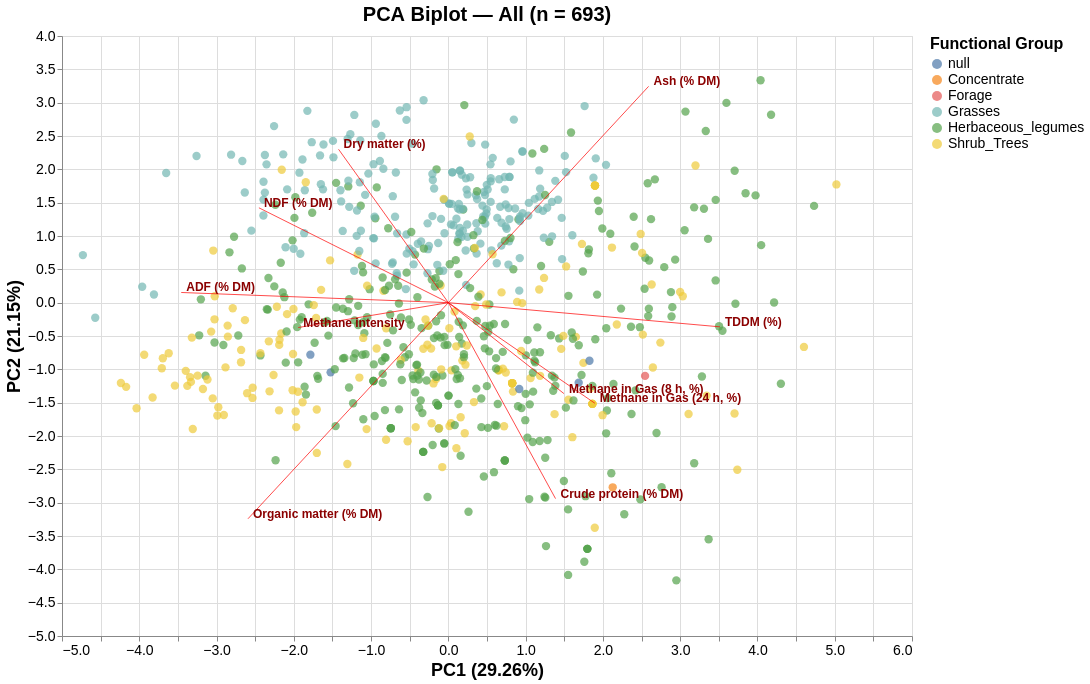

Notebook code for this chart:
### Code cell
# ============================================================
# Display widget
# ============================================================

display(
    widgets.VBox([
        pca_functional_widget,
        pca_output
    ])
)

### Figure 1 — Vega-Lite specification as saved in the notebook (floating-point values rounded to 4 significant figures; data arrays with more than 128 entries replaced by an {"elided": "..."} marker saying what was removed)
{"config": {"view": {"continuousWidth": 300, "continuousHeight": 300}, "axis": {"labelFontSize": 14, "titleFontSize": 18}, "legend": {"labelFontSize": 14, "titleFontSize": 16}, "title": {"fontSize": 20}}, "layer": [{"data": {"name": "data-5d9ed51132e62710b5174a2347282285"}, "mark": {"type": "circle", "size": 70}, "encoding": {"color": {"field": "functional_group", "legend": {"title": "Functional Group"}, "type": "nominal"}, "tooltip": [{"field": "id", "title": "Accession identifier", "type": "nominal"}, {"field": "id_lab", "title": "Laboratory sample identifier", "type": "nominal"}, {"field": "tax_name", "title": "Taxonomic name", "type": "nominal"}, {"field": "functional_group", "title": "Functional group", "type": "nominal"}, {"field": "subset", "title": "Experimental subset", "type": "quantitative"}, {"field": "n_replicates_nutrition", "title": "No. replicates (Nutrition)", "type": "quantitative"}, {"field": "dm_percentage", "title": "Dry matter (%)", "type": "quantitative"}, {"field": "ash_dm", "title": "Ash (% DM)", "type": "quantitative"}, {"field": "om_percentage", "title": "Organic matter (% DM)", "type": "quantitative"}, {"field": "pc_percentage_dm", "title": "Crude protein (% DM)", "type": "quantitative"}, {"field": "adf_percentage_dm", "title": "ADF (% DM)", "type": "quantitative"}, {"field": "ndf_percentage_dm", "title": "NDF (% DM)", "type": "quantitative"}, {"field": "n_replicates_gas", "title": "No. replicates (Gas)", "type": "quantitative"}, {"field": "ch4_percentage_in_gas_8h", "title": "Methane in Gas (8 h, %)", "type": "quantitative"}, {"field": "ch4_percentage_in_gas_24h", "title": "Methane in Gas (24 h, %)", "type": "quantitative"}, {"field": "methane_intensity", "title": "Methane intensity", "type": "quantitative"}, {"field": "tddm", "title": "TDDM (%)", "type": "quantitative"}, {"field": "ch4_category", "title": "Methane category", "type": "nominal"}, {"field": "tddm_category", "title": "TDDM category", "type": "nominal"}, {"field": "lmf_category", "title": "LMF category", "type": "nominal"}, {"field": "lmf_category_rank", "title": "Position on LMF category", "type": "quantitative"}, {"field": "quartile", "title": "LMF quartile", "type": "nominal"}, {"field": "quartile_rank", "title": "LMF ranking", "type": "quantitative"}, {"field": "PC1", "format": ".3f", "title": "PC1", "type": "quantitative"}, {"field": "PC2", "format": ".3f", "title": "PC2", "type": "quantitative"}], "x": {"field": "PC1", "title": "PC1 (29.26%)", "type": "quantitative"}, "y": {"field": "PC2", "title": "PC2 (21.15%)", "type": "quantitative"}}, "name": "view_14"}, {"data": {"name": "data-9195d6792c95f9a4a6efbb96e5244e24"}, "mark": {"type": "rule", "color": "red", "opacity": 0.7}, "encoding": {"x": {"field": "x", "type": "quantitative"}, "x2": {"field": "x2"}, "y": {"field": "y", "type": "quantitative"}, "y2": {"field": "y2"}}}, {"data": {"name": "data-9195d6792c95f9a4a6efbb96e5244e24"}, "mark": {"type": "text", "align": "left", "color": "darkred", "dx": 5, "dy": -5, "fontSize": 12, "fontWeight": "bold"}, "encoding": {"text": {"field": "variable", "type": "nominal"}, "x": {"field": "x2", "type": "quantitative"}, "y": {"field": "y2", "type": "quantitative"}}}], "height": 600, "params": [{"name": "param_24", "select": {"type": "interval", "encodings": ["x", "y"]}, "bind": "scales", "views": ["view_14"]}], "title": "PCA Biplot — All (n = 693)", "width": 850, "$schema": "https://vega.github.io/schema/vega-lite/v5.20.1.json", "datasets": {"data-5d9ed51132e62710b5174a2347282285": {"elided": "693 records"}, "data-9195d6792c95f9a4a6efbb96e5244e24": [{"x": 0, "y": 0, "x2": -1.421, "y2": 2.301, "variable": "Dry matter (%)"}, {"x": 0, "y": 0, "x2": 2.592, "y2": 3.245, "variable": "Ash (% DM)"}, {"x": 0, "y": 0, "x2": -2.593, "y2": -3.242, "variable": "Organic matter (% DM)"}, {"x": 0, "y": 0, "x2": 1.387, "y2": -2.939, "variable": "Crude protein (% DM)"}, {"x": 0, "y": 0, "x2": -3.457, "y2": 0.1528, "variable": "ADF (% DM)"}, {"x": 0, "y": 0, "x2": -2.452, "y2": 1.423, "variable": "NDF (% DM)"}, {"x": 0, "y": 0, "x2": 1.495, "y2": -1.364, "variable": "Methane in Gas (8 h, %)"}, {"x": 0, "y": 0, "x2": 1.896, "y2": -1.509, "variable": "Methane in Gas (24 h, %)"}, {"x": 0, "y": 0, "x2": -1.943, "y2": -0.3728, "variable": "Methane intensity"}, {"x": 0, "y": 0, "x2": 3.515, "y2": -0.3628, "variable": "TDDM (%)"}]}}
